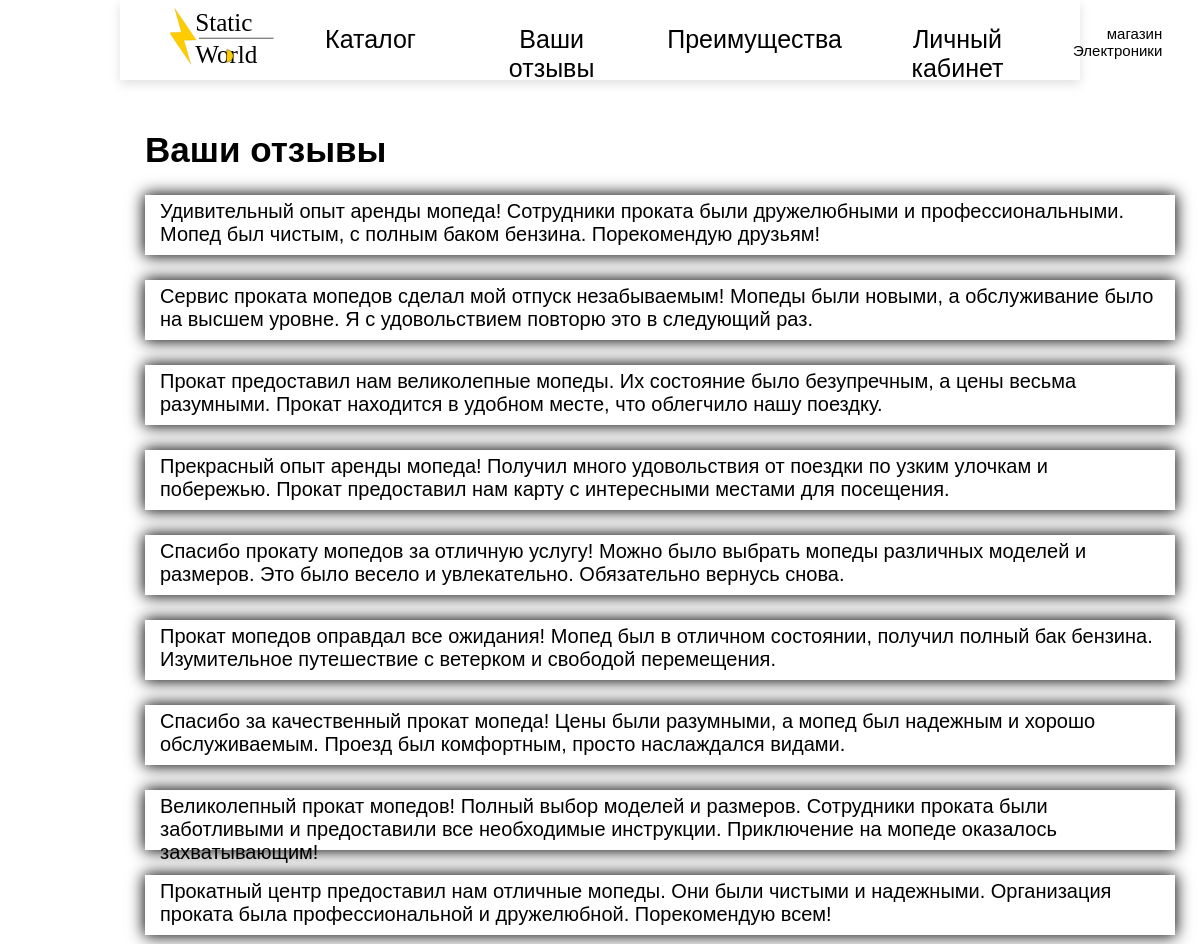
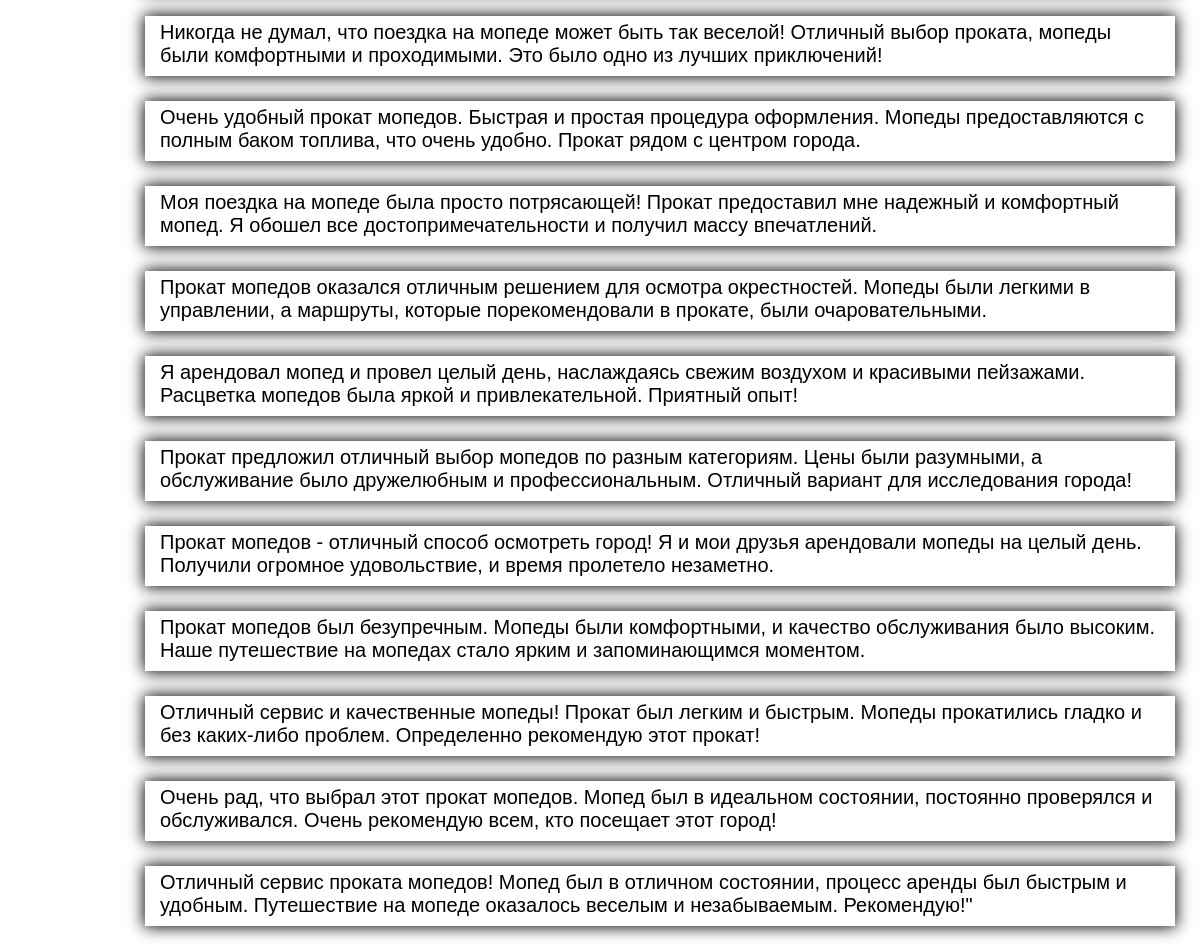
The app's page /pagers/otzivi.php (signed in) with its own data (2 pictures, top to bottom).
### tables this page shows
CREATE TABLE `Reviews` (
  `id` int NOT NULL,
  `Content` varchar(9999) NOT NULL
);

### pagers/otzivi.php (the view, shortened to what this page needs)
<?php
include("header.php");
include("bd_connect/db.php");
?>
<main>
<div class="zagolovok"> Ваши отзывы </div>
        <div class="reviews-contain">
            <?php
            $sql3 = 'SELECT * from Reviews order by rand() limit 20';
            $result2 = $con->query($sql3);
            while ($row2 = $result2->fetch_assoc()) {
                echo '<div class="review-item">';
                echo $row2['Content'];
                echo '</div>';
            }
            ?>
        </div>
        </main>

### css/style.css (style rules this page uses)
* { margin: 0; font-family: 'Trebuchet MS', 'Lucida Sans Unicode', 'Lucida Grande', 'Lucida Sans', Arial, sans-serif; }
body { text-align: center; align-items: center; justify-content: center; margin-left: auto; margin-right: auto; width: 100%; }
main { margin-left: auto; margin-right: auto; width: 80%; height: auto; }
.zagolovok { text-align: left; font-size: 35px; font-weight: 700; margin: 50px 0 25px 25px; }
.review-item { width: 1000px; font-size: 20px; height: 50px; box-shadow:0px 0px 15px 1px black; margin: 25px; text-align: left; padding: 5px 15px; }

### records on screen
reviews: Content "Удивительный опыт аренды мопеда! Сотрудники проката были дружелюбными и профессиональными. Мопед был чистым, с полным баком бензина. Порекомендую друзьям!"
reviews: Content "Сервис проката мопедов сделал мой отпуск незабываемым! Мопеды были новыми, а обслуживание было на высшем уровне. Я с удовольствием повторю это в следующий раз."
reviews: Content "Прокат предоставил нам великолепные мопеды. Их состояние было безупречным, а цены весьма разумными. Прокат находится в удобном месте, что облегчило нашу поездку."
reviews: Content "Прекрасный опыт аренды мопеда! Получил много удовольствия от поездки по узким улочкам и побережью. Прокат предоставил нам карту с интересными местами для посещения."
reviews: Content "Спасибо прокату мопедов за отличную услугу! Можно было выбрать мопеды различных моделей и размеров. Это было весело и увлекательно. Обязательно вернусь снова."
reviews: Content "Прокат мопедов оправдал все ожидания! Мопед был в отличном состоянии, получил полный бак бензина. Изумительное путешествие с ветерком и свободой перемещения."
reviews: Content "Спасибо за качественный прокат мопеда! Цены были разумными, а мопед был надежным и хорошо обслуживаемым. Проезд был комфортным, просто наслаждался видами."
reviews: Content "Великолепный прокат мопедов! Полный выбор моделей и размеров. Сотрудники проката были заботливыми и предоставили все необходимые инструкции. Приключение на мопеде оказалось захватывающим!"
reviews: Content "Прокатный центр предоставил нам отличные мопеды. Они были чистыми и надежными. Организация проката была профессиональной и дружелюбной. Порекомендую всем!"
reviews: Content "Никогда не думал, что поездка на мопеде может быть так веселой! Отличный выбор проката, мопеды были комфортными и проходимыми. Это было одно из лучших приключений!"
reviews: Content "Очень удобный прокат мопедов. Быстрая и простая процедура оформления. Мопеды предоставляются с полным баком топлива, что очень удобно. Прокат рядом с центром города."
reviews: Content "Моя поездка на мопеде была просто потрясающей! Прокат предоставил мне надежный и комфортный мопед. Я обошел все достопримечательности и получил массу впечатлений."
reviews: Content "Прокат мопедов оказался отличным решением для осмотра окрестностей. Мопеды были легкими в управлении, а маршруты, которые порекомендовали в прокате, были очаровательными."
reviews: Content "Я арендовал мопед и провел целый день, наслаждаясь свежим воздухом и красивыми пейзажами. Расцветка мопедов была яркой и привлекательной. Приятный опыт!"
reviews: Content "Прокат предложил отличный выбор мопедов по разным категориям. Цены были разумными, а обслуживание было дружелюбным и профессиональным. Отличный вариант для исследования города!"
reviews: Content "Прокат мопедов - отличный способ осмотреть город! Я и мои друзья арендовали мопеды на целый день. Получили огромное удовольствие, и время пролетело незаметно."
reviews: Content "Прокат мопедов был безупречным. Мопеды были комфортными, и качество обслуживания было высоким. Наше путешествие на мопедах стало ярким и запоминающимся моментом."
reviews: Content "Отличный сервис и качественные мопеды! Прокат был легким и быстрым. Мопеды прокатились гладко и без каких-либо проблем. Определенно рекомендую этот прокат!"
reviews: Content "Очень рад, что выбрал этот прокат мопедов. Мопед был в идеальном состоянии, постоянно проверялся и обслуживался. Очень рекомендую всем, кто посещает этот город!"
reviews: Content "Отличный сервис проката мопедов! Мопед был в отличном состоянии, процесс аренды был быстрым и удобным. Путешествие на мопеде оказалось веселым и незабываемым. Рекомендую!\""
